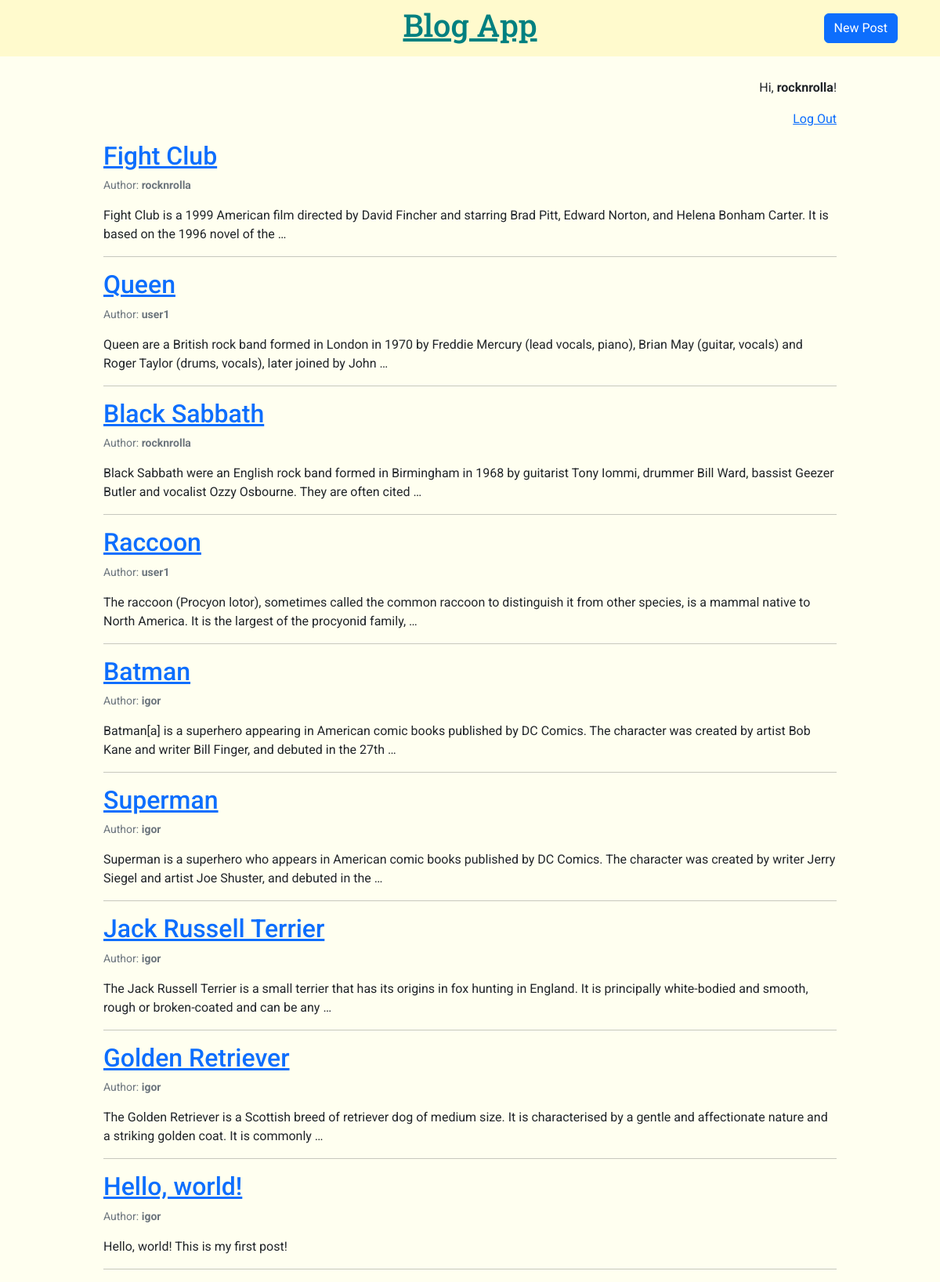
The app's page /blog_app/ (signed in) with its own data.
### blog_app/models.py (models this page shows, shortened)
class Post(models.Model):
	title = models.CharField(max_length=200)
	author = models.ForeignKey("auth.user", on_delete=models.CASCADE) # many-to-one relationship
	date = models.DateTimeField(auto_now_add=True)
	text = models.TextField()
	img = models.ImageField(upload_to="images/", blank=True)
	slug = models.SlugField(unique=True, max_length=100, null=False, default="")
	tags = TaggableManager()

### blog_app/views.py (the view)
# urls.py: path("", views.BlogListView.as_view(), name="index"),
class BlogListView(ListView):
	model = Post
	template_name = "blog_app/index.html"
	ordering = ["-date"] # sort by date in descending order (new posts on top)

### blog_app/templates/blog_app/index.html
{% extends "blog_app/base.html" %}
{% block content %}
<div class="container my-container">
{% for post in post_list %}
	<h2><a href="{% url 'post_detail' post.pk %}">{{ post.title }}</a></h2>
	<p class="text-secondary small">Author: <b>{{ post.author }}</b></p>
	<p>{{ post.text|truncatewords:30 }}</p>
	<hr>
{% empty %}
	<p>No posts yet</p>
{% endfor %}
</div>
{% endblock content %}

### blog_app/templates/blog_app/base.html (shortened to what this page needs)
{% load static %}
<!DOCTYPE html>
	<html lang="en">
	<head>
		<link rel="stylesheet" href="{% static 'css/bootstrap.min.css' %}">
		<link rel="stylesheet" href="{% static 'css/main.css' %}">
	</head>
	<body>
		<header>
			<nav class="navbar navbar-expand-sm fixed-top">
				<div class="container mx-auto row">
					<div class="col-6 text-center">
						<h1><a href="{% url 'index' %}">Blog App</a></h1>
					</div>
					<div class="col-3 text-end">
						<a href="{% url 'new_post' %}" class="btn btn-primary">New Post</a>
					</div>
				</div>
			</nav>
		</header>
		<div class="welcome-user container text-end">
		{% if user.is_authenticated %}
			<p>Hi, <b>{{ user.username }}</b>!</p>
			<p><a href="{% url 'logout' %}">Log Out</a></p>
		{% else %}
			<p>You are not logged in</p>
			<p><a href="{% url 'login' %}">Log In</a> |
				<a href="{% url 'signup' %}">Sign Up</a>
			</p>
		{% endif %}
		</div>
		{% block content %}
		{% endblock content %}
	</body>
</html>

### static/css/main.css (style rules this page uses)
body { font-family: "Roboto", sans-serif; background: ivory; }
h1 { font-family: "Roboto Slab", serif; font-weight: 500; color: teal; }
header nav.navbar { background: lemonchiffon; }
header nav.navbar h1 a, .post-entry h2 { font-family: "Roboto Slab", serif; color: teal; }
.my-container { max-width: 960px; }
.welcome-user { max-width: 960px; margin-top: 100px; }

### records on screen
Post: title "Fight Club", author "rocknrolla", text "Fight Club is a 1999 American film directed by David Fincher and starring Brad Pitt, Edward Norton, and Helena Bonham Carter. It is based on the 1996 novel of the …"
Post: title "Queen", author "user1", text "Queen are a British rock band formed in London in 1970 by Freddie Mercury (lead vocals, piano), Brian May (guitar, vocals) and Roger Taylor (drums, vocals), later joined by John …"
Post: title "Black Sabbath", author "rocknrolla", text "Black Sabbath were an English rock band formed in Birmingham in 1968 by guitarist Tony Iommi, drummer Bill Ward, bassist Geezer Butler and vocalist Ozzy Osbourne. They are often cited …"
Post: title "Raccoon", author "user1", text "The raccoon (Procyon lotor), sometimes called the common raccoon to distinguish it from other species, is a mammal native to North America. It is the largest of the procyonid family, …"
Post: title "Batman", author "igor", text "Batman[a] is a superhero appearing in American comic books published by DC Comics. The character was created by artist Bob Kane and writer Bill Finger, and debuted in the 27th …"
Post: title "Superman", author "igor", text "Superman is a superhero who appears in American comic books published by DC Comics. The character was created by writer Jerry Siegel and artist Joe Shuster, and debuted in the …"
Post: title "Jack Russell Terrier", author "igor", text "The Jack Russell Terrier is a small terrier that has its origins in fox hunting in England. It is principally white-bodied and smooth, rough or broken-coated and can be any …"
Post: title "Golden Retriever", author "igor", text "The Golden Retriever is a Scottish breed of retriever dog of medium size. It is characterised by a gentle and affectionate nature and a striking golden coat. It is commonly …"
Post: title "Hello, world!", author "igor", text "Hello, world! This is my first post!"

### other values on screen
{{ user.username }} "rocknrolla"
